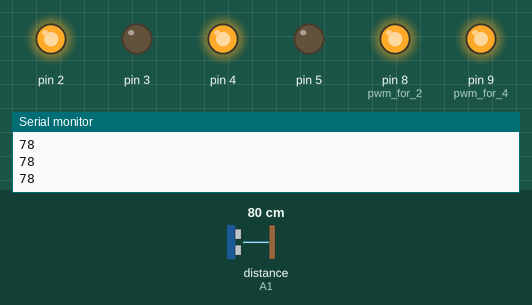
Recording of a sketch running on a simulated Arduino Uno, built with avr-gcc and run on an emulated ATmega328P. Shown: output pins drawn as LEDs (lit = HIGH), the last lines printed to the serial monitor. Wiring (inferred from the names in the program): ultrasonic range finder: trigger A0; echo A1. The test bench sets the inputs (shaded band); at power-on: distance to the obstacle (sensor on A1) 80 cm. The echo pulse lasts 58.3 µs per cm; pins used as bus, display or sensor lines are not drawn.

Above: at 1.2 s.
1.3 s: distance to the obstacle (sensor on A1) set to 44 cm
2.8 s: distance to the obstacle (sensor on A1) set to 40 cm
At 4.0 s:
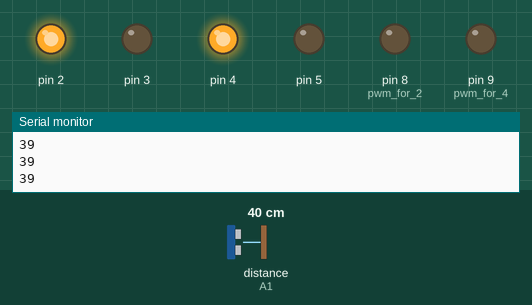
4.3 s: distance to the obstacle (sensor on A1) set to 33 cm
At 5.3 s:
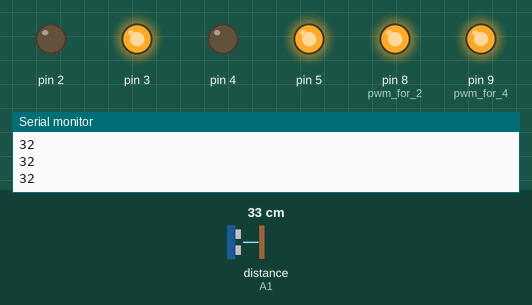
5.8 s: distance to the obstacle (sensor on A1) set to 60 cm
At 6.3 s:
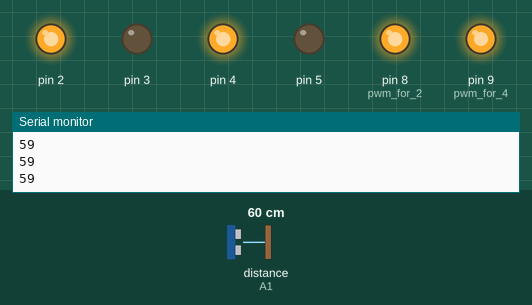
7.3 s: distance to the obstacle (sensor on A1) set to 2 cm
At 8.6 s:
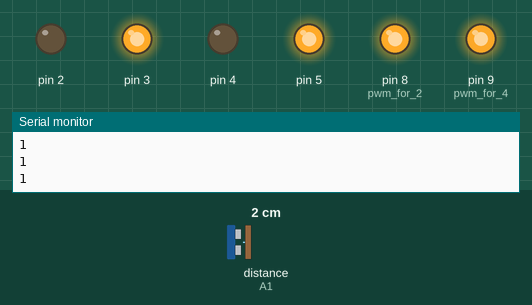
Timing chart, 0 to 9.8 s (numbered marks = the images above; inputs shaded):
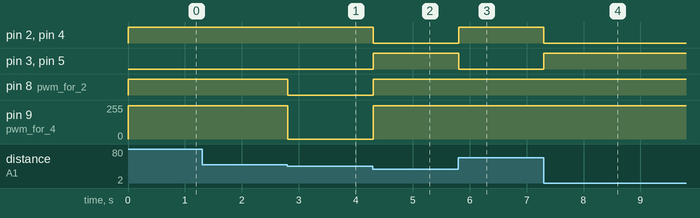

Measured:
- the behaviour switches between 41 and 40 cm on distance to the obstacle (sensor on A1) (found by bisection; images 0 and 1)
- the behaviour switches between 37 and 36 cm on distance to the obstacle (sensor on A1) (found by bisection; images 1 and 2)
- after the input at 2.8 s, pin 8 (pwm_for_2): HIGH → LOW at once; pin 9 (pwm_for_4): 250/255 → 0/255 at once
- after the input at 4.3 s, pin 2, pin 4: HIGH → LOW at once; pin 3, pin 5, pin 8 (pwm_for_2): LOW → HIGH at once; pin 9 (pwm_for_4): 0/255 → 250/255 at once
- after the input at 5.8 s, pin 2, pin 4: LOW → HIGH at once; pin 3, pin 5: HIGH → LOW at once
- after the input at 7.3 s, pin 2, pin 4: HIGH → LOW at once; pin 3, pin 5: LOW → HIGH at once

The sketch:

object_followe.ino.ino
```cpp
const int trigPin = A0;
const int echoPin = A1;

void setup()
{
  pinMode(trigPin, OUTPUT); // Sets the trigPin as an Output
  pinMode(echoPin, INPUT); // Sets the echoPin as an Input

  pinMode(8, OUTPUT); //pwm for 2,3
  pinMode(2, OUTPUT);
  pinMode(3, OUTPUT);

  pinMode(9, OUTPUT);// pwm for 4,5
  pinMode(4, OUTPUT);

  pinMode(5, OUTPUT);

  Serial.begin(9600);
}

void loop()
{

digitalWrite(trigPin, LOW);
delayMicroseconds(2);

// Sets the trigPin on HIGH state for 10 micro seconds
digitalWrite(trigPin, HIGH);
delayMicroseconds(10);
digitalWrite(trigPin, LOW);

// Reads the echoPin, returns the sound wave travel time in microseconds
int duration = pulseIn(echoPin, HIGH);

// Calculating the distance
int distance= duration*0.034/2;

Serial.println(distance);

if (distance <=35)
{
  backword(250, 250);
}
else if (distance <=35 && distance >=40)
{
  forward(0, 0);
}
else if(distance <=80 && distance >= 40)
{
forward(250,250);
}
else
forward(0,0);
}

void forward(int pwma, int pwmb)
{
  analogWrite(8, pwma);
  digitalWrite(2, HIGH);
  digitalWrite(3, LOW);

  analogWrite(9, pwmb);
  digitalWrite(4, HIGH);
  digitalWrite(5, LOW);
}
void backword(int pwma, int pwmb)
{
  analogWrite(8, pwma);
  digitalWrite(2, LOW);
  digitalWrite(3, HIGH);

  analogWrite(9, pwmb);
  digitalWrite(4, LOW);
  digitalWrite(5, HIGH);
}
```
